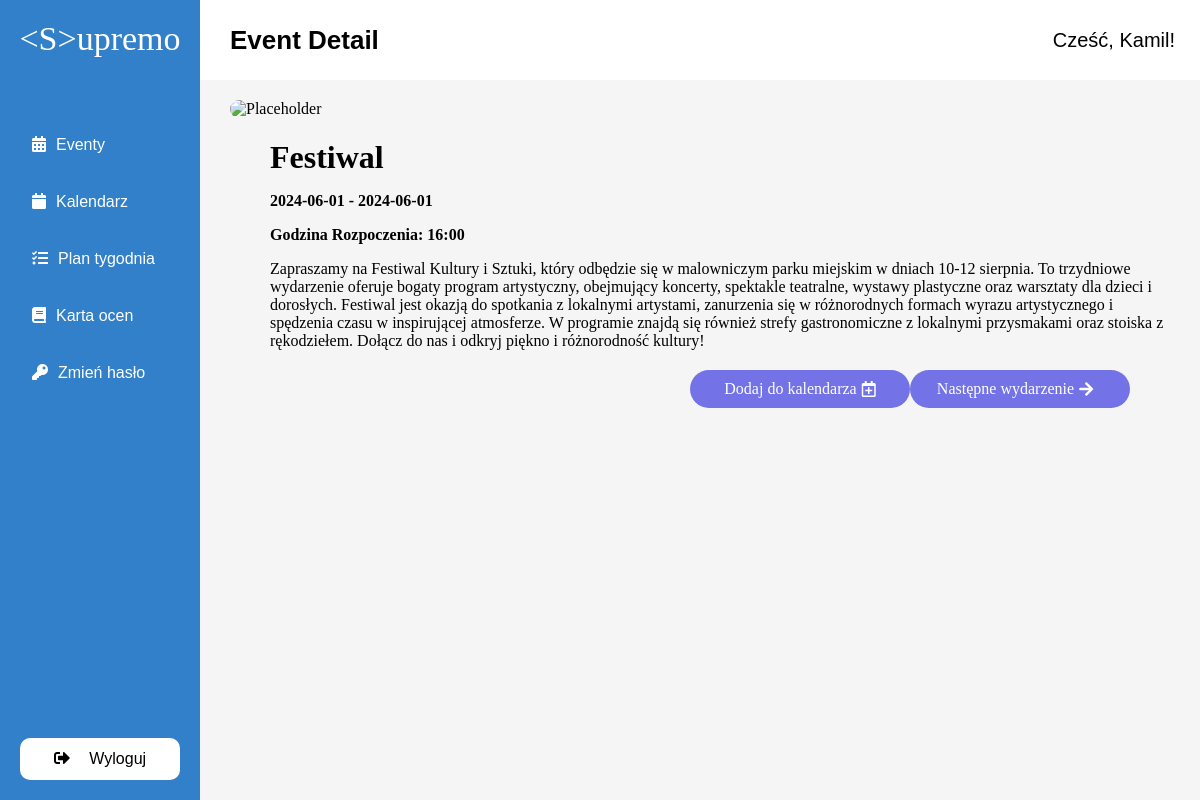
The page /event-detail.php?id=47 (signed in) on the database its author committed.
### tables this page shows
CREATE TABLE `zadania` (
  `idZadania` int(11) NOT NULL,
  `dataRozpoczecia` datetime DEFAULT NULL,
  `dataZakonczenia` datetime DEFAULT NULL,
  `tytul` varchar(100) DEFAULT NULL,
  `opis` text DEFAULT NULL,
  `czyEvent` int(11) NOT NULL DEFAULT 0
);

### event-detail.php (the view, shortened to what this page needs)
<?php
require_once './php/dbConnect.php';
require ('navbar.php');
if (isset($_GET['id'])) {
    $id = intval($_GET['id']);
    $sql = "SELECT * FROM zadania WHERE idZadania = $id";
    $result = $conn->query($sql);
    if ($result->num_rows > 0) {
        $event = $result->fetch_assoc();
    } else {
        echo "Brak eventu.";
        exit;
    }
} else {
    echo "Brak Id eventu.";
    exit;
}
?>
<!DOCTYPE html>
<html lang="en">
<head>
    <link rel="stylesheet" href="css/event-detail.css">
    <link rel="stylesheet" href="https://cdnjs.cloudflare.com/ajax/libs/font-awesome/5.15.4/css/all.min.css"
 />
</head>
<body>
    <div class="content">
        <div class="image">
            <?php
            $title = htmlspecialchars($event['tytul']);
            $imagePath = './images/' . $title . '.jpg';
            if (file_exists($imagePath)) {
                echo '<img src="' . htmlspecialchars($imagePath) . '" alt="' . $title . '">';
            } else {
                echo '<img src="./images/default.jpg" alt="Placeholder">';
            }
            ?>
        </div>
        <h1><?php echo htmlspecialchars($event['tytul']); ?></h1>
        <p><strong><?php echo date('Y-m-d', strtotime($event['dataRozpoczecia'])) . ' - ' . date('Y-m-d', strtotime($event['dataZakonczenia'])); ?></strong>
        </p>
        <p><strong>Godzina Rozpoczenia:</strong>
            <strong><?php echo date('H:i', strtotime($event['dataRozpoczecia'])); ?></strong></p>
        <p><?php echo htmlspecialchars($event['opis']); ?></p>
        <div class="button-container">
            <a href="dodaj-zadanie.php?taskDate=<?php echo htmlspecialchars(date('Y-m-d', strtotime($event['dataRozpoczecia']))); ?>"
                class="button">Dodaj do kalendarza <i class="far fa-calendar-plus" style="margin-left: 5px;"></i></a>
            <?php
            $nextId = $id + 1;
            $nextEventSql = "SELECT * FROM zadania WHERE idZadania = $nextId";
            $nextEventResult = $conn->query($nextEventSql);
            if ($nextEventResult->num_rows > 0) {
                echo '<a href="event-detail.php?id=' . $nextId . '" class="button">Następne wydarzenie <i class="fas fa-arrow-right" style="margin-left: 5px;"></i></a>';
            }
            ?>
        </div>
    </div>
</body>
</html>

### css/top-navbar.css (style rules this page uses)
body { margin: 0; padding: 0; font-family: Arial, sans-serif; }

### css/navbar.css (style rules this page uses)
body { margin: 0; background-color: whitesmoke; }
.fas { margin-right: 10px; }

### css/event-detail.css (style rules this page uses)
body { font-family: Cambria, Cochin, Georgia, Times, 'Times New Roman', serif; color: black; margin: 0; padding: 0; box-sizing: border-box; }
.content { margin-left: 210px; padding: 20px; }
.content .image img { width: 100%; height: 400px; object-fit: cover; border-radius: 10px; }
.content h1 { margin-left: 40px; font-size: 2em; margin-bottom: 10px; }
.content p { margin-left: 40px; font-size: 1em; margin-bottom: 10px; }
.button-container { display: flex; justify-content: flex-end; margin-top: 20px; margin-right: 50px; }
.button { display: flex; justify-content: center; align-items: center; width: 200px; padding: 10px; background-color: #7372E6; color: white; text-decoration: none; border-radius: 20px; }

### rows shown on the page
zadania: tytul "Festiwal", dataRozpoczecia "2024-06-01", dataZakonczenia "2024-06-01", dataRozpoczecia "16:00", opis "Zapraszamy na Festiwal Kultury i Sztuki, który odbędzie się w malowniczym parku miejskim w dniach 10-12 sierpnia. To trzydniowe wydarzenie oferuje bogaty program artystyczny, obejmujący koncerty, spektakle teatralne, wystawy plastyczne oraz warsztaty dla dzieci i dorosłych. Festiwal jest okazją do spotkania z lokalnymi artystami, zanurzenia się w różnorodnych formach wyrazu artystycznego i spędzenia czasu w inspirującej atmosferze. W programie znajdą się również strefy gastronomiczne z lokalnymi przysmakami oraz stoiska z rękodziełem. Dołącz do nas i odkryj piękno i różnorodność kultury!"

### other values the page prints
str_replace('-', ' ', basename($_SERVER['SCRIPT_FILENAME'], ".php")) "Event Detail"
$user->getName() "Kamil"
